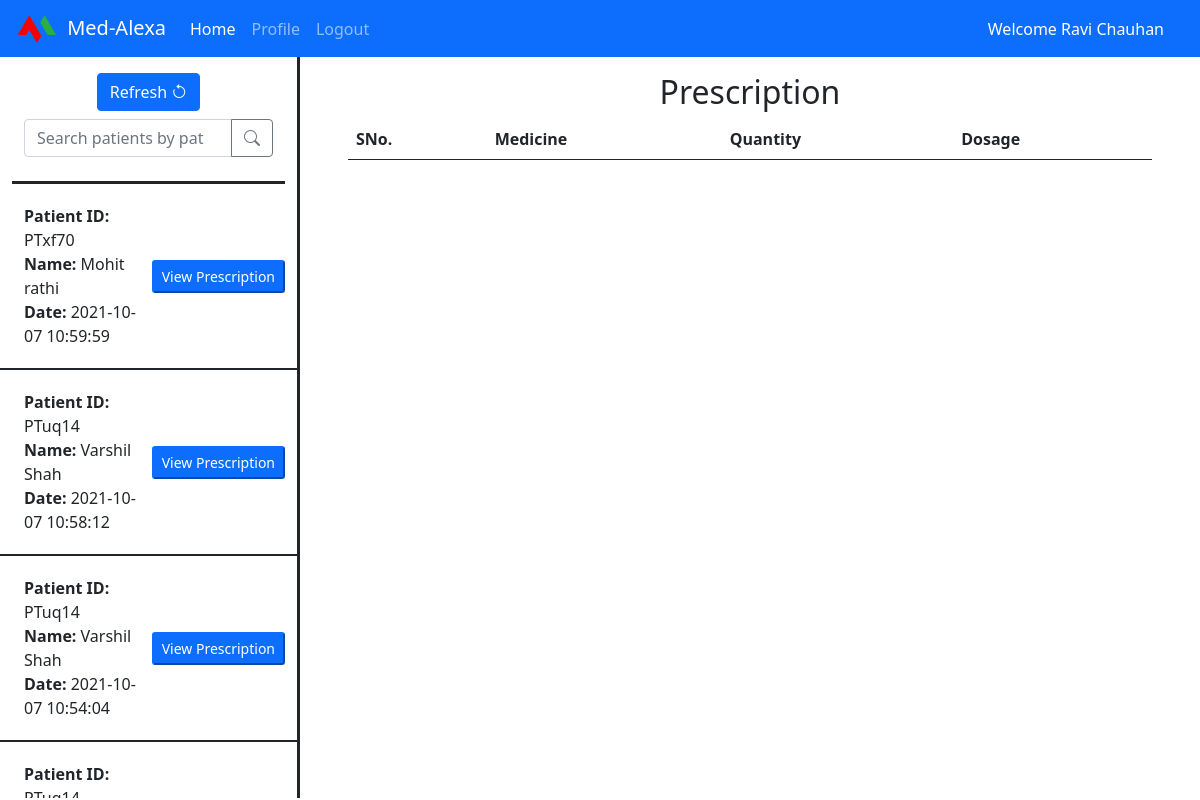
/pharmacist.php (signed in), run on the app's committed database.
### tables this page shows
CREATE TABLE `pt_record` (
  `dr_id` varchar(15) NOT NULL,
  `pt_id` varchar(15) NOT NULL,
  `itemJson` varchar(1000) NOT NULL,
  `medJson` varchar(500) NOT NULL,
  `remJson` varchar(500) NOT NULL,
  `Date` datetime NOT NULL DEFAULT current_timestamp()
);

CREATE TABLE `patient` (
  `id` varchar(12) NOT NULL,
  `name` varchar(40) NOT NULL,
  `dob` date NOT NULL,
  `gender` varchar(10) NOT NULL,
  `email` varchar(50) NOT NULL,
  `phone` varchar(15) NOT NULL,
  `blgr` varchar(5) NOT NULL,
  `history` varchar(80) NOT NULL,
  `allergy` varchar(50) NOT NULL,
  `dt` datetime NOT NULL DEFAULT current_timestamp()
);

### pharmacist.php (the view, shortened to what this page needs)
<?php
    $servername = "localhost";
    $username = "root";
    $password = "";
    $dbname = "medalexa";
    $conn = new mysqli($servername, $username, $password, $dbname);
?>
<!DOCTYPE html>
<html lang="en">
<head>
    <link href="https://cdn.jsdelivr.net/npm/bootstrap@5.0.2/dist/css/bootstrap.min.css" rel="stylesheet"
>
    <link rel="stylesheet" href="https://cdn.jsdelivr.net/npm/bootstrap-icons@1.5.0/font/bootstrap-icons.css">
</head>
<body>
    <nav class="navbar navbar-expand-lg navbar-dark bg-primary">
        <div class="container-fluid">
            <a class="navbar-brand" href="#">
                <img src="med3.png" alt="" width="50" height="30" class="d-inline-block align-text-top">
                Med-Alexa
            </a>
            <div class="collapse navbar-collapse" id="navbarSupportedContent">
                <ul class="navbar-nav me-auto mb-2 mb-lg-0">
                    <li class="nav-item">
                        <a class="nav-link active" aria-current="page" href="pharmacist.php">Home</a>
                    </li>
                    <li class="nav-item">
                        <a class="nav-link" href="pharmacist-profile.php">Profile</a>
                    </li>
                    <li class="nav-item">
                        <a class="nav-link" href="ph_logout.php" tabindex="-1" aria-disabled="true">Logout</a>
                    </li>
                </ul>
                <span class="welcome me-4" style="color:white;">Welcome <?php echo $_SESSION['ph_name'];?></span>
            </div>
        </div>
    </nav>
    <div class="d-flex ">
        <div class="d-flex flex-column left-box">
            <div class="searchbar border-end border-3 border-dark">
                <form action="" method="post">
                    <div class=" d-flex align-items-center justify-content-center pt-3">
                        <button type="reload" id="reload" name="reload" class="btn btn-primary" onclick=reload()>Refresh
                            <i class="bi bi-arrow-counterclockwise"></i></button>
                    </div>
                </form>
                <form autocomplete="off" class="container d-flex align-items-center justify-content-center"
                    action="pharmacist.php" method="POST">
                    <div class="input-group container my-0 border-bottom border-3 border-dark pt-2 pb-4">
                        <input name="search" class="form-control" type="search"
                            placeholder="Search patients by patient ID" aria-label="Search" required>
                        <button class="btn btn-outline-secondary " type="submit"><i class="bi bi-search"></i></button>
                    </div>
                </form>
            </div>
            <div class="left-pane overflow-auto border-end border-3 border-dark ">
                <?php
                if(!isset($_POST['search'])){
                    $sql = "SELECT * FROM `pt_record` ORDER BY Date desc limit 5";
                    $result = $conn->query($sql);
                    if ($result->num_rows > 0)
                    {
                        while($row = $result->fetch_assoc())
                        {
                            $pid = $row['pt_id'];
                            $sql1 = "SELECT * FROM `patient` WHERE `id`='$pid'";
                            $result1 = $conn->query($sql1);
                            $row1 = $result1->fetch_array();
                            $name = $row1['name'];
                            $date = $row['Date'];
                            echo '<div class="tab container d-flex flex-row align-items-center justify-content-center py-1  border-bottom border-2 border-dark">';
                            echo '<div class="tab container d-flex flex-column py-3">';
                            echo     '<div>';
                            echo         '<b>Patient ID: </b><span id="pid">'.$pid.'</span>';
                            echo     '</div>';
                            echo     '<div>';
                            echo         '<b>Name: </b><span id="name">'.$name.'</span>';
                            echo     '</div>';
                            echo     '<div>';
                            echo         '<b>Date: </b><span id="date">'.$date.'</span>';
                            echo     '</div>';
                            echo     '</div>';
                            echo     '<div class="fm">';
                            echo     '<form action="pharmacist.php" method="POST">';
                            echo     '<input type="submit" class="btn-sm btn-primary" value="View Prescription" name="submit">';
                            echo     '</form>';
                            echo '</div>';
                            echo '</div>';
                        }
                    }
                }
            ?>
            </div>
        </div>
        <div class="right-pane overflow-auto py-3 px-5" id="divID">
            <h2 style="text-align:center;">Prescription</h2>
            <table class="table">
                <thead>
                    <tr>
                        <th scope="col">SNo.</th>
                        <th scope="col">Medicine</th>
                        <th scope="col">Quantity</th>
                        <th scope="col">Dosage</th>
                    </tr>
                </thead>
            </table>
        </div>
    </div>
</body>
</html>

### pharmacist.php (style rules this page uses)
.left-pane { height: 76.7vh; }
.right-pane { width: 75%; height: 92.8vh; }
.left-box { width: 25%; }

### data on the page
pt_record: pt "PTxf70", patient.name "Mohit rathi", Date "2021-10-07 10:59:59"
pt_record: pt "PTuq14", patient.name "Varshil Shah", Date "2021-10-07 10:58:12"
pt_record: pt "PTuq14", patient.name "Varshil Shah", Date "2021-10-07 10:54:04"

### other printed values
$_SESSION['ph_name'] "Ravi Chauhan"
